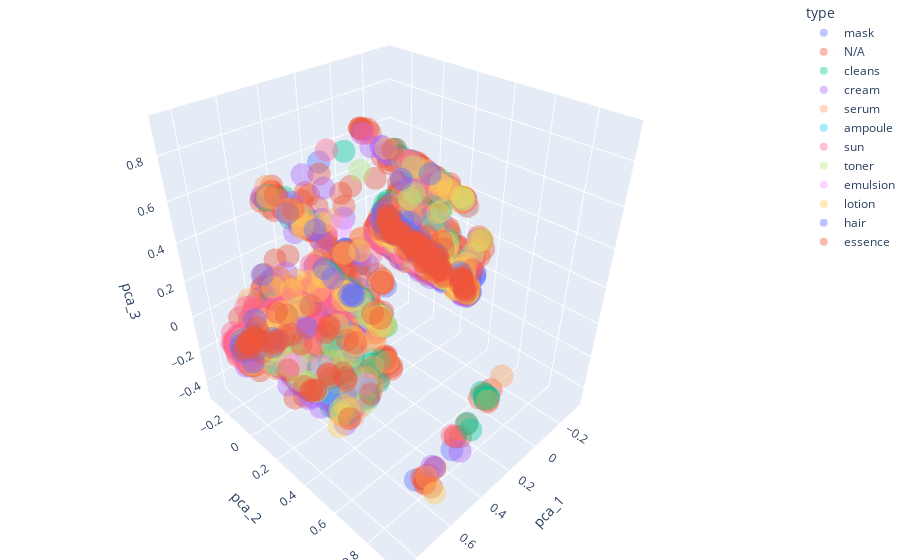

Here is the notebook cell this chart was saved with:
### Code cell
skca_pca3_df = get_pca_df(skca_pca3,pca3)
skca_pca3_df['product'] = prod
skca_pca3_df['type'] = typeA
skca_pca3_df
fig=px.scatter_3d(skca_pca3_df,x='pca_1',y='pca_2',z='pca_3',color='type',opacity=0.4)
fig.update_layout(margin=dict(l=0,r=0,b=0,t=0))
fig.show()
